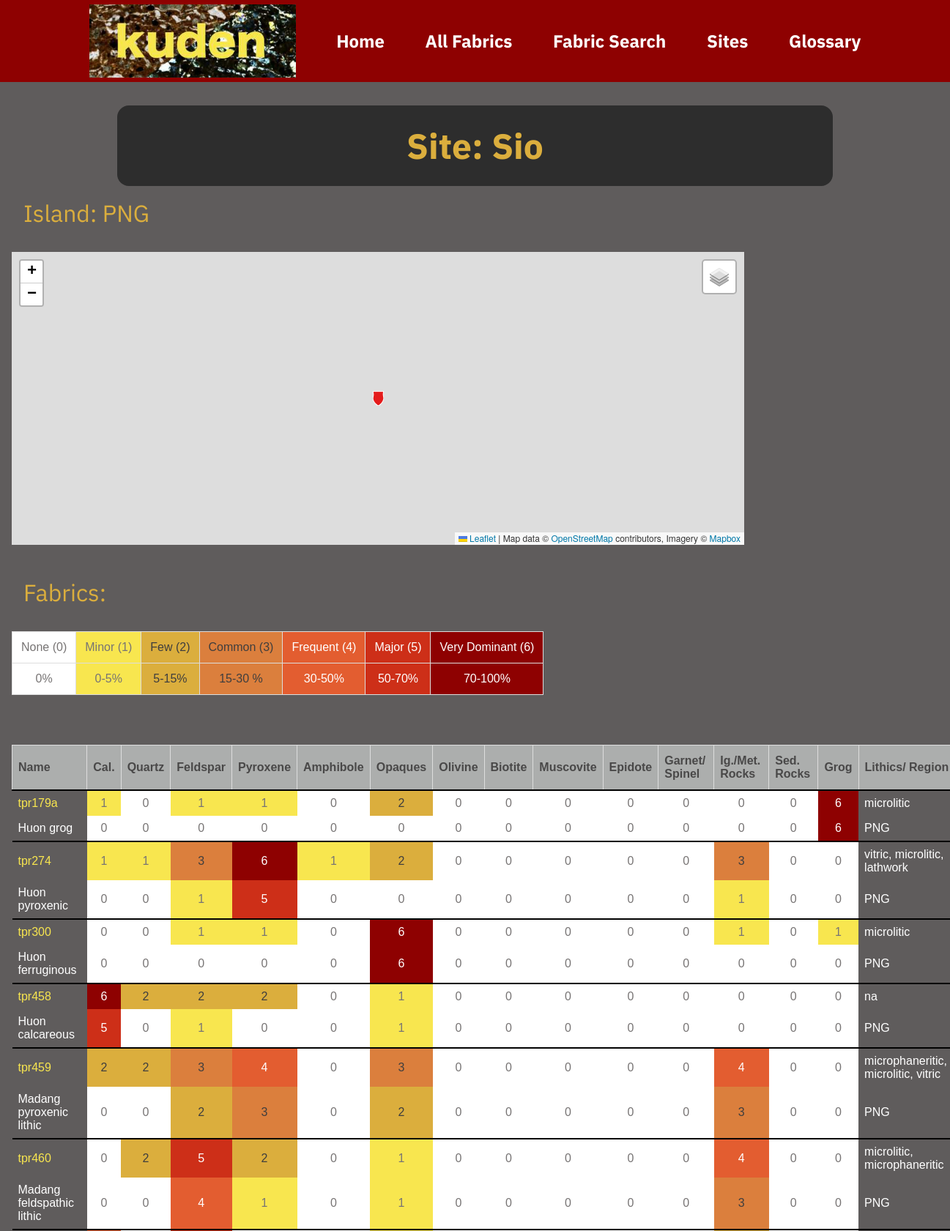
Screenshot of /site_sio (upper part) with the database file from the repository.
### fabrics2/models.py (models this page shows, shortened)
class Site(models.Model):
    slug = models.SlugField(default="", blank= True, null = False, db_index=True)
    name = models.CharField(max_length= 20)
    island = models.CharField(max_length= 20, null=True)
    lat = models.DecimalField(null=True, max_digits=9, decimal_places=6)
    lng = models.DecimalField(null=True, max_digits=9, decimal_places=6)
    geonames_id = models.IntegerField(null=True, blank=True)
    open_location_code = models.CharField(null=True, blank=True, max_length=100)
    fabrics = models.ManyToManyField(Fabric, related_name="sites", blank=True)
    has_full = models.BooleanField(default=False)
    has_image = models.BooleanField(default=False)
    def __str__(self):
        return f"{self.name} ({self.island})"
    @property
    def fabric_string(self):
        fabs = self.fabrics.all()
        fabstring = ''
        for fab in fabs:
            fabstring = fabstring + " (" + fab.name + " " + fab.desc + ")"
        return fabstring

class Fabric(models.Model):
    slug = models.SlugField(default="", blank=True, null=False, db_index=True)
    name = models.CharField(default="tpr", max_length=20)
    desc = models.CharField(null=True, max_length=100)
    region = models.CharField(null=True, max_length=100)
    calcareous_min = models.IntegerField(default="0", validators=[MinValueValidator(0), MaxValueValidator(6)])
    calcareous_max = models.IntegerField(default="0", validators=[MinValueValidator(0), MaxValueValidator(6)])
    feldspar_min = models.IntegerField(default="0", validators=[MinValueValidator(0), MaxValueValidator(6)])
    feldspar_max = models.IntegerField(default="0", validators=[MinValueValidator(0), MaxValueValidator(6)])
    quartz_min = models.IntegerField(default="0", validators=[MinValueValidator(0), MaxValueValidator(6)])
    quartz_max = models.IntegerField(default="0", validators=[MinValueValidator(0), MaxValueValidator(6)])
    pyroxene_min = models.IntegerField(default="0", validators=[MinValueValidator(0), MaxValueValidator(6)])
    pyroxene_max = models.IntegerField(default="0", validators=[MinValueValidator(0), MaxValueValidator(6)])
    amphibole_min = models.IntegerField(default="0", validators=[MinValueValidator(0), MaxValueValidator(6)])
    amphibole_max = models.IntegerField(default="0", validators=[MinValueValidator(0), MaxValueValidator(6)])
    opaque_min = models.IntegerField(default="0", validators=[MinValueValidator(0), MaxValueValidator(6)])
    opaque_max = models.IntegerField(default="0", validators=[MinValueValidator(0), MaxValueValidator(6)])
    olivine_min = models.IntegerField(default="0", validators=[MinValueValidator(0), MaxValueValidator(6)])
    olivine_max = models.IntegerField(default="0", validators=[MinValueValidator(0), MaxValueValidator(6)])
    biotite_min = models.IntegerField(default="0", validators=[MinValueValidator(0), MaxValueValidator(6)])
    biotite_max = models.IntegerField(default="0", validators=[MinValueValidator(0), MaxValueValidator(6)])
    muscovite_min = models.IntegerField(default="0", validators=[MinValueValidator(0), MaxValueValidator(6)])
    muscovite_max = models.IntegerField(default="0", validators=[MinValueValidator(0), MaxValueValidator(6)])
    epidote_min = models.IntegerField(default="0", validators=[MinValueValidator(0), MaxValueValidator(6)])
    epidote_max = models.IntegerField(default="0", validators=[MinValueValidator(0), MaxValueValidator(6)])
    igneous_rock_fragments_min = models.IntegerField(default="0", validators=[MinValueValidator(0), MaxValueValidator(6)])
    igneous_rock_fragments_max = models.IntegerField(default="0", validators=[MinValueValidator(0), MaxValueValidator(6)])
    sedimentary_metasedimentary_min = models.IntegerField(default="0", validators=[MinValueValidator(0), MaxValueValidator(6)])
    sedimentary_metasedimentary_max = models.IntegerField(default="0", validators=[MinValueValidator(0), MaxValueValidator(6)])
    grog_min = models.IntegerField(default="0", validators=[MinValueValidator(0), MaxValueValidator(6)])
    grog_max = models.IntegerField(default="0", validators=[MinValueValidator(0), MaxValueValidator(6)])
    garnet_min = models.IntegerField(default="0", validators=[MinValueValidator(0), MaxValueValidator(6)])
    garnet_max = models.IntegerField(default="0", validators=[MinValueValidator(0), MaxValueValidator(6)])
    lithics = models.CharField(null=True, max_length=100)
    vitric = models.BooleanField(default=False)
    felsitic = models.BooleanField(default=False)
    microlitic = models.BooleanField(default=False)
    microphaneritic = models.BooleanField(default=False)
    lathwork = models.BooleanField(default=False)
    metavolcanic = models.BooleanField(default=False)
    plutonite = models.BooleanField(default=False)
    amphibolite = models.BooleanField(default=False)
    tectonite = models.BooleanField(default=False)
    argillitic = models.BooleanField(default=False)
    chert = models.BooleanField(default=False)
    quartzite = models.BooleanField(default=False)
    siltstone = models.BooleanField(default=False)
    limeclast = models.BooleanField(default=False)
    comments = models.CharField(null=True, max_length=500)
    refs = models.ManyToManyField(Report, related_name="fabrics", blank=True)
    has_full = models.BooleanField(default=False)
    has_image = models.BooleanField(default=False)
    def __str__(self):
        return f"{self.slug} ({self.desc})"

### fabrics2/views.py (the view)
# urls.py: path("site_<slug:slug>", views.site, name="site-type"),
def site(request, slug):
    identified_site = get_object_or_404(Site, slug=slug)
    site_slides = identified_site.slides.all()
    return render(request, "fabrics2/site.html", {
        "site": identified_site,
        "site_slides": site_slides,
        "site_fabrics": identified_site.fabrics.all(),
        "site_references": Report.objects.all().filter(slides__in=site_slides).distinct(),
        "mbsu": mbsu,
        "thsu":thsu
    })

### fabrics2/templates/fabrics2/site.html (shortened to what this page needs)
{% extends "base.html" %}
{% load static %}
{% block css_files %}
  <link rel="stylesheet" href="{% static "fabrics2/fabric.css" %}">
  <link rel="stylesheet" href="{% static "fabrics2/fabrics.css" %}">
  <link rel="stylesheet" href="{% static "fabrics2/abuntable.css" %}">
  <link rel="stylesheet" href="{% static "fabrics2/header.css" %}">
  <link rel="stylesheet" href="{% static "fabrics2/leaflet.css" %}">
{% endblock %}
{% block content %} {% include "fabrics2/includes/header.html" %}
<h1>Site: {{ site.name }}</h1>
<h2>Island: {{ site.island }}</h2>
<div id="map"></div>
<div class ="after-map">
  <br>
<h2>Fabrics: </h2>
{% include "fabrics2/includes/abuntable.html" %}
<br>
<table class = "fabrictable">
  <th>Name </th> <th>Cal.</th> <th>Quartz</th><th>Feldspar</th> <th>Pyroxene</th> <th>Amphibole</th>
  <th>Opaques</th> <th>Olivine</th><th>Biotite</th> <th>Muscovite</th> <th>Epidote</th>
  <th>Garnet/ Spinel</th><th>Ig./Met. Rocks</th> <th>Sed. Rocks</th> <th>Grog</th>  <th>Lithics/ Region</th>
  {% for fabric in site_fabrics %}
     <tr>
        <td><a href="{% url "fabric-type" fabric.slug %}">{{ fabric.slug }}</a></td>
        <td data-tag="{{fabric.calcareous_max}}"> {{fabric.calcareous_max}}</td>
        <td data-tag="{{fabric.quartz_max}}"> {{fabric.quartz_max}}</td>
        <td data-tag="{{fabric.feldspar_max}}">{{fabric.feldspar_max}}</td>
        <td data-tag="{{fabric.pyroxene_max}}">{{fabric.pyroxene_max}}</td>
        <td data-tag="{{fabric.amphibole_max}}">{{fabric.amphibole_max}}</td>
        <td data-tag="{{fabric.opaque_max}}"> {{fabric.opaque_max}}</td>
        <td data-tag="{{fabric.olivine_max}}"> {{fabric.olivine_max}}</td>
        <td data-tag="{{fabric.biotite_max}}">{{fabric.biotite_max}}</td>
        <td data-tag="{{fabric.muscovite_max}}">{{fabric.muscovite_max}}</td>
        <td data-tag="{{fabric.epidote_max}}">{{fabric.epidote_max}}</td>
        <td data-tag="{{fabric.garnet_max}}"> {{fabric.garnet_max}}</td>
        <td data-tag="{{fabric.igneous_rock_fragments_max}}">{{fabric.igneous_rock_fragments_max}}</td>
        <td data-tag="{{fabric.sedimentary_metasedimentary_max}}">{{fabric.sedimentary_metasedimentary_max}}</td>
        <td data-tag="{{fabric.grog_max}}">{{fabric.grog_max}}</td>
        <td> {{fabric.lithics}}</td>
        </tr>
        <tr>
          <td>{{ fabric.desc }}</a></td>
          <td data-tag="{{fabric.calcareous_min}}"> {{fabric.calcareous_min}}</td>
          <td data-tag="{{fabric.quartz_min}}"> {{fabric.quartz_min}}</td>
          <td data-tag="{{fabric.feldspar_min}}">{{fabric.feldspar_min}}</td>
          <td data-tag="{{fabric.pyroxene_min}}">{{fabric.pyroxene_min}}</td>
          <td data-tag="{{fabric.amphibole_min}}">{{fabric.amphibole_min}}</td>
          <td data-tag="{{fabric.opaque_min}}"> {{fabric.opaque_min}}</td>
          <td data-tag="{{fabric.olivine_min}}"> {{fabric.olivine_min}}</td>
          <td data-tag="{{fabric.biotite_min}}">{{fabric.biotite_min}}</td>
          <td data-tag="{{fabric.muscovite_min}}">{{fabric.muscovite_min}}</td>
          <td data-tag="{{fabric.epidote_min}}">{{fabric.epidote_min}}</td>
          <td data-tag="{{fabric.garnet_min}}"> {{fabric.garnet_min}}</td>
          <td data-tag="{{fabric.igneous_rock_fragments_min}}">{{fabric.igneous_rock_fragments_min}}</td>
          <td data-tag="{{fabric.sedimentary_metasedimentary_min}}">{{fabric.sedimentary_metasedimentary_min}}</td>
          <td data-tag="{{fabric.grog_min}}">{{fabric.grog_min}}</td>
          <td> {{fabric.region}}</td>
          </tr>
  {% endfor %}
</table>
</div>
{% if site_slides %}
  {% for slide in site_slides %}
    <br>
  {% endfor %}
{% else %}
  <p>No representative slide details available.</p>
{% endif%}
{% endblock %}

### templates/base.html (shortened to what this page needs)
{% load static %}
<!DOCTYPE html>
<html lang="en">
  <head>
   <link rel="stylesheet" href="{% static "styles.css"%}">
    {%block css_files %}{% endblock %}
  </head>
  <body>
    {% block content %}{% endblock %}
  </body>
</html>

### fabrics2/templates/fabrics2/includes/header.html
{% load static %}
<header>
  <nav>
    <img src="{% static "images/KudenLogo.jpg" %}" alt="vimipo_logo" height="100"> &emsp; &emsp; &emsp;
    <a href="{% url "home" %}">Home</a> &emsp; &emsp; &emsp;
    <a href="{% url "index" 0 %}">All Fabrics</a> &emsp; &emsp; &emsp;
    <a href="{% url "search" %}">Fabric Search</a> &emsp; &emsp; &emsp;
    <a href="{% url "site-index" %}">Sites</a> &emsp; &emsp; &emsp;
    <a href="{% url "glossary" %}">Glossary</a>
  </nav>
</header>

### fabrics2/templates/fabrics2/includes/abuntable.html
{% load static %}
<table class = "abuntable">
    <tr><td data-tag="0"> None (0) </td>  <td data-tag="1"> Minor (1) </td>  <td data-tag="2"> Few (2) </td> <td data-tag="3"> Common (3) </td> <td data-tag="4"> Frequent (4) </td> <td data-tag="5"> Major (5) </td> <td data-tag="6"> Very Dominant (6) </td> </tr>
    <tr><td data-tag="0"> 0% </td>  <td data-tag="1"> 0-5% </td>  <td data-tag="2"> 5-15% </td> <td data-tag="3"> 15-30 % </td> <td data-tag="4"> 30-50% </td> <td data-tag="5"> 50-70% </td> <td data-tag="6"> 70-100% </td> </tr>
</table>

### fabrics2/templates/fabrics2/includes/footer.html (shortened to what this page needs)
{% load static %}

### static/styles.css (style rules this page uses)
html { font-family: 'IBM Plex Sans', sans-serif; }
body { margin: 0rem 0rem 0rem 0rem; background-color: #5f5c5c; color: #f1eeee; }
h1 { font-size: 3rem; font-weight: bold; text-align: center; color: #dbae3d; margin: 2rem 10rem 1rem 10rem; background-color: #2d2d2d; border-radius: 16px; padding: 1.5rem; }
h2 { font-size: 2rem; text-align: left; color: #dbae3d; font-weight: normal; margin: 4rem 2rem 0rem 1rem; }
a { text-decoration: none; color: #f8e64f }

### fabrics2/static/fabrics2/fabric.css (style rules this page uses)
#map { width: 1000px; height: 400px; margin: 2rem 2rem 1rem 1rem; float: left; }
.after-map { clear: left; }
h1 { font-size: 3rem; }
h2 { font-size: 2rem; text-align: left; font-weight: normal; margin: 2rem 2rem 1rem 2rem; }
.slidetable td, .fabrictable th { padding: 8px; }

### fabrics2/static/fabrics2/fabrics.css (style rules this page uses)
h2 { margin: 0.5rem 2rem 0rem 2rem; }
.fabrictable { font-family: Arial, Helvetica, sans-serif; border-collapse: collapse; width: 100%; margin: 2rem 1rem 1rem 1rem; }
.fabrictable td, .fabrictable th { padding: 8px; }
.fabrictable tr:nth-child(odd) { border-bottom: 2px solid black; }
.fabrictable td { color: white; }
.fabrictable th { padding-top: 12px; padding-bottom: 12px; text-align: left; background-color: #acaead; color: rgb(73, 72, 72); border: 1px solid #ddd; }
.fabrictable [data-tag="6"] { text-align: center; background-color: #8e0101; color: white; }
.fabrictable [data-tag="5"] { text-align: center; background-color: #cd2f18; color: white; }
.fabrictable [data-tag="4"] { text-align: center; background-color: #e35d30; color: white; }
.fabrictable [data-tag="3"] { text-align: center; background-color: #db7f3d; color: rgb(63, 62, 62); }
.fabrictable [data-tag="2"] { text-align: center; background-color: #dbae3d; color: rgb(63, 62, 62); }
.fabrictable [data-tag="1"] { text-align: center; background-color: #f8e64f; color: rgb(119, 116, 116); }
.fabrictable [data-tag="0"] { text-align: center; background-color: white; color: rgb(119, 116, 116); }

### fabrics2/static/fabrics2/abuntable.css (style rules this page uses)
.abuntable { font-family: Arial, Helvetica, sans-serif; border-collapse: collapse; max-width: 70rem; margin: 2rem 2rem 1rem 1rem; }
.abuntable td { padding: 12px; text-align: center; background-color: #acaead; color: white; border: 1px solid #ddd; }
.abuntable [data-tag="6"] { text-align: center; background-color: #8e0101; color: white; }
.abuntable [data-tag="5"] { text-align: center; background-color: #cd2f18; color: white; }
.abuntable [data-tag="4"] { text-align: center; background-color: #e35d30; color: white; }
.abuntable [data-tag="3"] { text-align: center; background-color: #db7f3d; color: rgb(63, 62, 62); }
.abuntable [data-tag="2"] { text-align: center; background-color: #dbae3d; color: rgb(63, 62, 62); }
.abuntable [data-tag="1"] { text-align: center; background-color: #f8e64f; color: rgb(119, 116, 116); }
.abuntable [data-tag="0"] { text-align: center; background-color: white; color: rgb(119, 116, 116); }

### fabrics2/static/fabrics2/header.css (style rules this page uses)
header { width: 100%; height: 7rem; background-color: #8e0101; margin: 0 0 1rem 0; }
header nav { width: 100%; height: 100%; display: flex; justify-content: center; align-items: center; }
header nav a { color: white; font-size: 1.5rem; font-weight: bold; }

### rows the page displays
Site: name "Sio", island "PNG"
Fabric: slug "tpr179a", calcareous_max "1", quartz_max "0", feldspar_max "1", pyroxene_max "1", amphibole_max "0", opaque_max "2", olivine_max "0", biotite_max "0", muscovite_max "0", epidote_max "0", garnet_max "0", igneous_rock_fragments_max "0", sedimentary_metasedimentary_max "0", grog_max "6", lithics "microlitic", desc "Huon grog", calcareous_min "0", quartz_min "0", feldspar_min "0", pyroxene_min "0", amphibole_min "0", opaque_min "0", olivine_min "0", biotite_min "0", muscovite_min "0", epidote_min "0", garnet_min "0", igneous_rock_fragments_min "0", sedimentary_metasedimentary_min "0", grog_min "6", region "PNG"
Fabric: slug "tpr274", calcareous_max "1", quartz_max "1", feldspar_max "3", pyroxene_max "6", amphibole_max "1", opaque_max "2", olivine_max "0", biotite_max "0", muscovite_max "0", epidote_max "0", garnet_max "0", igneous_rock_fragments_max "3", sedimentary_metasedimentary_max "0", grog_max "0", lithics "vitric, microlitic, lathwork", desc "Huon pyroxenic", calcareous_min "0", quartz_min "0", feldspar_min "1", pyroxene_min "5", amphibole_min "0", opaque_min "0", olivine_min "0", biotite_min "0", muscovite_min "0", epidote_min "0", garnet_min "0", igneous_rock_fragments_min "1", sedimentary_metasedimentary_min "0", grog_min "0", region "PNG"
Fabric: slug "tpr300", calcareous_max "0", quartz_max "0", feldspar_max "1", pyroxene_max "1", amphibole_max "0", opaque_max "6", olivine_max "0", biotite_max "0", muscovite_max "0", epidote_max "0", garnet_max "0", igneous_rock_fragments_max "1", sedimentary_metasedimentary_max "0", grog_max "1", lithics "microlitic", desc "Huon ferruginous", calcareous_min "0", quartz_min "0", feldspar_min "0", pyroxene_min "0", amphibole_min "0", opaque_min "6", olivine_min "0", biotite_min "0", muscovite_min "0", epidote_min "0", garnet_min "0", igneous_rock_fragments_min "0", sedimentary_metasedimentary_min "0", grog_min "0", region "PNG"
Fabric: slug "tpr458", calcareous_max "6", quartz_max "2", feldspar_max "2", pyroxene_max "2", amphibole_max "0", opaque_max "1", olivine_max "0", biotite_max "0", muscovite_max "0", epidote_max "0", garnet_max "0", igneous_rock_fragments_max "0", sedimentary_metasedimentary_max "0", grog_max "0", lithics "na", desc "Huon calcareous", calcareous_min "5", quartz_min "0", feldspar_min "1", pyroxene_min "0", amphibole_min "0", opaque_min "1", olivine_min "0", biotite_min "0", muscovite_min "0", epidote_min "0", garnet_min "0", igneous_rock_fragments_min "0", sedimentary_metasedimentary_min "0", grog_min "0", region "PNG"
Fabric: slug "tpr459", calcareous_max "2", quartz_max "2", feldspar_max "3", pyroxene_max "4", amphibole_max "0", opaque_max "3", olivine_max "0", biotite_max "0", muscovite_max "0", epidote_max "0", garnet_max "0", igneous_rock_fragments_max "4", sedimentary_metasedimentary_max "0", grog_max "0", lithics "microphaneritic, microlitic, vitric", desc "Madang pyroxenic lithic", calcareous_min "0", quartz_min "0", feldspar_min "2", pyroxene_min "3", amphibole_min "0", opaque_min "2", olivine_min "0", biotite_min "0", muscovite_min "0", epidote_min "0", garnet_min "0", igneous_rock_fragments_min "3", sedimentary_metasedimentary_min "0", grog_min "0", region "PNG"
Fabric: slug "tpr460", calcareous_max "0", quartz_max "2", feldspar_max "5", pyroxene_max "2", amphibole_max "0", opaque_max "1", olivine_max "0", biotite_max "0", muscovite_max "0", epidote_max "0", garnet_max "0", igneous_rock_fragments_max "4", sedimentary_metasedimentary_max "0", grog_max "0", lithics "microlitic, microphaneritic", desc "Madang feldspathic lithic", calcareous_min "0", quartz_min "0", feldspar_min "4", pyroxene_min "1", amphibole_min "0", opaque_min "1", olivine_min "0", biotite_min "0", muscovite_min "0", epidote_min "0", garnet_min "0", igneous_rock_fragments_min "3", sedimentary_metasedimentary_min "0", grog_min "0", region "PNG"
